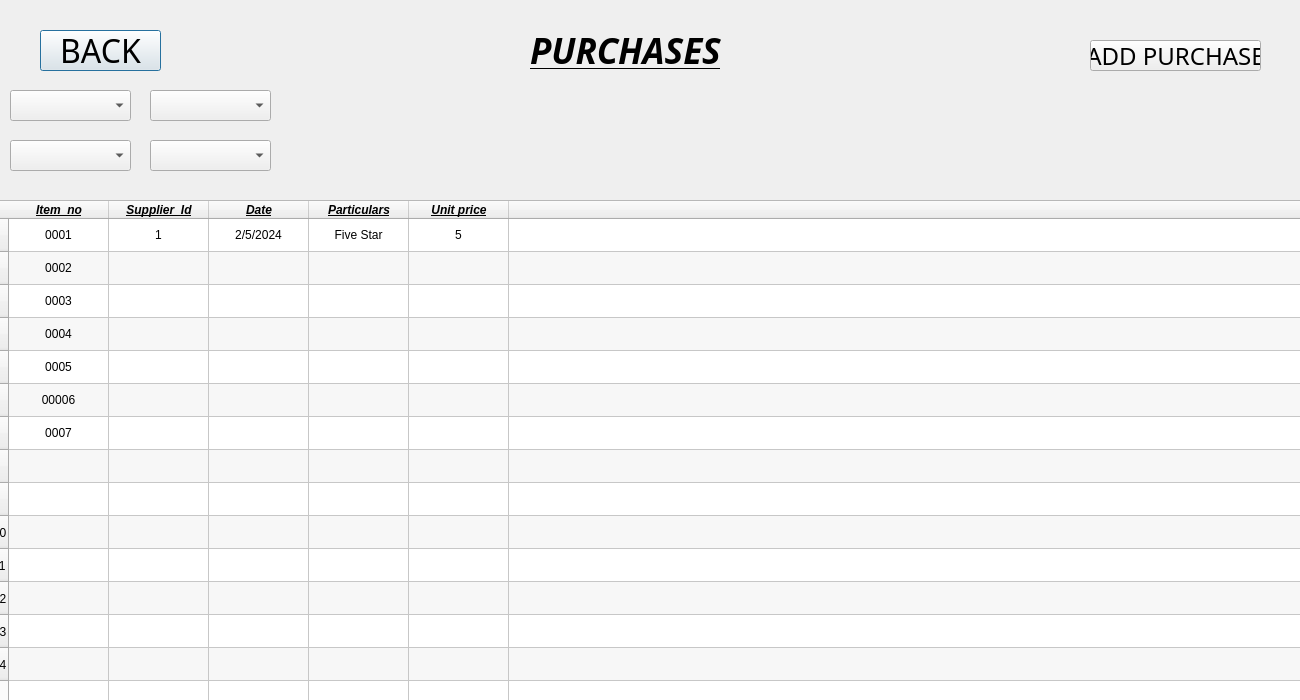
<?xml version="1.0" encoding="UTF-8"?>
<ui version="4.0">
 <class>Dialog</class>
 <widget class="QDialog" name="Dialog">
  <property name="geometry">
   <rect>
    <x>0</x>
    <y>0</y>
    <width>1300</width>
    <height>700</height>
   </rect>
  </property>
  <property name="windowTitle">
   <string>Dialog</string>
  </property>
  <widget class="QPushButton" name="pushButton">
   <property name="geometry">
    <rect>
     <x>40</x>
     <y>30</y>
     <width>121</width>
     <height>41</height>
    </rect>
   </property>
   <property name="font">
    <font>
     <family>Tw Cen MT Condensed Extra Bold</family>
     <pointsize>24</pointsize>
    </font>
   </property>
   <property name="text">
    <string>BACK</string>
   </property>
  </widget>
  <widget class="QComboBox" name="comboBox_2">
   <property name="geometry">
    <rect>
     <x>10</x>
     <y>90</y>
     <width>121</width>
     <height>31</height>
    </rect>
   </property>
  </widget>
  <widget class="QComboBox" name="comboBox_3">
   <property name="geometry">
    <rect>
     <x>150</x>
     <y>90</y>
     <width>121</width>
     <height>31</height>
    </rect>
   </property>
  </widget>
  <widget class="QComboBox" name="comboBox_4">
   <property name="geometry">
    <rect>
     <x>150</x>
     <y>140</y>
     <width>121</width>
     <height>31</height>
    </rect>
   </property>
  </widget>
  <widget class="QComboBox" name="comboBox_5">
   <property name="geometry">
    <rect>
     <x>10</x>
     <y>140</y>
     <width>121</width>
     <height>31</height>
    </rect>
   </property>
  </widget>
  <widget class="QLabel" name="label">
   <property name="geometry">
    <rect>
     <x>530</x>
     <y>30</y>
     <width>201</width>
     <height>41</height>
    </rect>
   </property>
   <property name="font">
    <font>
     <family>Sitka Heading</family>
     <pointsize>26</pointsize>
     <weight>75</weight>
     <italic>true</italic>
     <bold>true</bold>
     <underline>true</underline>
    </font>
   </property>
   <property name="text">
    <string>PURCHASES</string>
   </property>
  </widget>
  <widget class="QPushButton" name="pushButton_2">
   <property name="geometry">
    <rect>
     <x>1090</x>
     <y>40</y>
     <width>171</width>
     <height>31</height>
    </rect>
   </property>
   <property name="font">
    <font>
     <family>Tw Cen MT Condensed Extra Bold</family>
     <pointsize>18</pointsize>
    </font>
   </property>
   <property name="text">
    <string>ADD PURCHASE</string>
   </property>
  </widget>
  <widget class="QTableWidget" name="TrasactionTable">
   <property name="geometry">
    <rect>
     <x>-10</x>
     <y>200</y>
     <width>2648</width>
     <height>4021</height>
    </rect>
   </property>
   <property name="minimumSize">
    <size>
     <width>1281</width>
     <height>0</height>
    </size>
   </property>
   <property name="maximumSize">
    <size>
     <width>2648</width>
     <height>4042</height>
    </size>
   </property>
   <property name="sizeIncrement">
    <size>
     <width>0</width>
     <height>0</height>
    </size>
   </property>
   <property name="cursor" stdset="0">
    <cursorShape>ArrowCursor</cursorShape>
   </property>
   <property name="mouseTracking">
    <bool>true</bool>
   </property>
   <property name="tabletTracking">
    <bool>true</bool>
   </property>
   <property name="acceptDrops">
    <bool>true</bool>
   </property>
   <property name="whatsThis">
    <string>&lt;html&gt;&lt;head/&gt;&lt;body&gt;&lt;p&gt;sairam&lt;/p&gt;&lt;p&gt;&lt;br/&gt;&lt;/p&gt;&lt;/body&gt;&lt;/html&gt;</string>
   </property>
   <property name="autoFillBackground">
    <bool>true</bool>
   </property>
   <property name="styleSheet">
    <string notr="true"/>
   </property>
   <property name="frameShape">
    <enum>QFrame::StyledPanel</enum>
   </property>
   <property name="frameShadow">
    <enum>QFrame::Sunken</enum>
   </property>
   <property name="lineWidth">
    <number>3</number>
   </property>
   <property name="midLineWidth">
    <number>10</number>
   </property>
   <property name="sizeAdjustPolicy">
    <enum>QAbstractScrollArea::AdjustToContentsOnFirstShow</enum>
   </property>
   <property name="dragEnabled">
    <bool>true</bool>
   </property>
   <property name="dragDropMode">
    <enum>QAbstractItemView::DragDrop</enum>
   </property>
   <property name="alternatingRowColors">
    <bool>true</bool>
   </property>
   <property name="selectionMode">
    <enum>QAbstractItemView::MultiSelection</enum>
   </property>
   <property name="selectionBehavior">
    <enum>QAbstractItemView::SelectItems</enum>
   </property>
   <property name="textElideMode">
    <enum>Qt::ElideMiddle</enum>
   </property>
   <property name="showGrid">
    <bool>true</bool>
   </property>
   <property name="gridStyle">
    <enum>Qt::SolidLine</enum>
   </property>
   <property name="sortingEnabled">
    <bool>true</bool>
   </property>
   <property name="wordWrap">
    <bool>true</bool>
   </property>
   <property name="cornerButtonEnabled">
    <bool>true</bool>
   </property>
   <property name="rowCount">
    <number>15</number>
   </property>
   <property name="columnCount">
    <number>6</number>
   </property>
   <attribute name="horizontalHeaderCascadingSectionResizes">
    <bool>true</bool>
   </attribute>
   <attribute name="horizontalHeaderDefaultSectionSize">
    <number>100</number>
   </attribute>
   <attribute name="horizontalHeaderMinimumSectionSize">
    <number>9</number>
   </attribute>
   <attribute name="horizontalHeaderStretchLastSection">
    <bool>true</bool>
   </attribute>
   <attribute name="verticalHeaderCascadingSectionResizes">
    <bool>true</bool>
   </attribute>
   <attribute name="verticalHeaderDefaultSectionSize">
    <number>33</number>
   </attribute>
   <attribute name="verticalHeaderMinimumSectionSize">
    <number>23</number>
   </attribute>
   <attribute name="verticalHeaderShowSortIndicator" stdset="0">
    <bool>true</bool>
   </attribute>
   <attribute name="verticalHeaderStretchLastSection">
    <bool>true</bool>
   </attribute>
   <row/>
   <row/>
   <row/>
   <row/>
   <row/>
   <row/>
   <row/>
   <row/>
   <row/>
   <row/>
   <row/>
   <row/>
   <row/>
   <row/>
   <row/>
   <column>
    <property name="text">
     <string>Item_no</string>
    </property>
    <property name="font">
     <font>
      <weight>75</weight>
      <italic>true</italic>
      <bold>true</bold>
      <underline>true</underline>
     </font>
    </property>
    <property name="textAlignment">
     <set>AlignCenter</set>
    </property>
   </column>
   <column>
    <property name="text">
     <string>Supplier_Id</string>
    </property>
    <property name="font">
     <font>
      <weight>75</weight>
      <italic>true</italic>
      <bold>true</bold>
      <underline>true</underline>
     </font>
    </property>
    <property name="textAlignment">
     <set>AlignCenter</set>
    </property>
   </column>
   <column>
    <property name="text">
     <string>Date</string>
    </property>
    <property name="font">
     <font>
      <weight>75</weight>
      <italic>true</italic>
      <bold>true</bold>
      <underline>true</underline>
     </font>
    </property>
    <property name="textAlignment">
     <set>AlignCenter</set>
    </property>
   </column>
   <column>
    <property name="text">
     <string>Particulars</string>
    </property>
    <property name="font">
     <font>
      <weight>75</weight>
      <italic>true</italic>
      <bold>true</bold>
      <underline>true</underline>
     </font>
    </property>
    <property name="textAlignment">
     <set>AlignCenter</set>
    </property>
   </column>
   <column>
    <property name="text">
     <string>Unit price</string>
    </property>
    <property name="font">
     <font>
      <weight>75</weight>
      <italic>true</italic>
      <bold>true</bold>
      <underline>true</underline>
      <strikeout>false</strikeout>
     </font>
    </property>
    <property name="textAlignment">
     <set>AlignCenter</set>
    </property>
   </column>
   <column>
    <property name="text">
     <string>Qty</string>
    </property>
    <property name="font">
     <font>
      <weight>75</weight>
      <italic>true</italic>
      <bold>true</bold>
      <underline>true</underline>
     </font>
    </property>
    <property name="textAlignment">
     <set>AlignCenter</set>
    </property>
   </column>
   <item row="0" column="0">
    <property name="text">
     <string>0001</string>
    </property>
    <property name="toolTip">
     <string/>
    </property>
    <property name="textAlignment">
     <set>AlignCenter</set>
    </property>
   </item>
   <item row="0" column="1">
    <property name="text">
     <string>1</string>
    </property>
    <property name="textAlignment">
     <set>AlignCenter</set>
    </property>
   </item>
   <item row="0" column="2">
    <property name="text">
     <string>2/5/2024</string>
    </property>
    <property name="textAlignment">
     <set>AlignCenter</set>
    </property>
   </item>
   <item row="0" column="3">
    <property name="text">
     <string>Five Star</string>
    </property>
    <property name="textAlignment">
     <set>AlignCenter</set>
    </property>
   </item>
   <item row="0" column="4">
    <property name="text">
     <string>5</string>
    </property>
    <property name="textAlignment">
     <set>AlignCenter</set>
    </property>
   </item>
   <item row="0" column="5">
    <property name="text">
     <string notr="true">10</string>
    </property>
    <property name="textAlignment">
     <set>AlignCenter</set>
    </property>
   </item>
   <item row="1" column="0">
    <property name="text">
     <string>0002</string>
    </property>
    <property name="textAlignment">
     <set>AlignCenter</set>
    </property>
   </item>
   <item row="2" column="0">
    <property name="text">
     <string>0003</string>
    </property>
    <property name="textAlignment">
     <set>AlignCenter</set>
    </property>
   </item>
   <item row="3" column="0">
    <property name="text">
     <string>0004</string>
    </property>
    <property name="textAlignment">
     <set>AlignCenter</set>
    </property>
   </item>
   <item row="4" column="0">
    <property name="text">
     <string>0005</string>
    </property>
    <property name="textAlignment">
     <set>AlignCenter</set>
    </property>
   </item>
   <item row="5" column="0">
    <property name="text">
     <string>00006</string>
    </property>
    <property name="textAlignment">
     <set>AlignCenter</set>
    </property>
   </item>
   <item row="6" column="0">
    <property name="text">
     <string>0007</string>
    </property>
    <property name="textAlignment">
     <set>AlignCenter</set>
    </property>
   </item>
   <item row="7" column="0">
    <property name="text">
     <string/>
    </property>
    <property name="textAlignment">
     <set>AlignCenter</set>
    </property>
   </item>
  </widget>
 </widget>
 <resources/>
 <connections/>
</ui>
